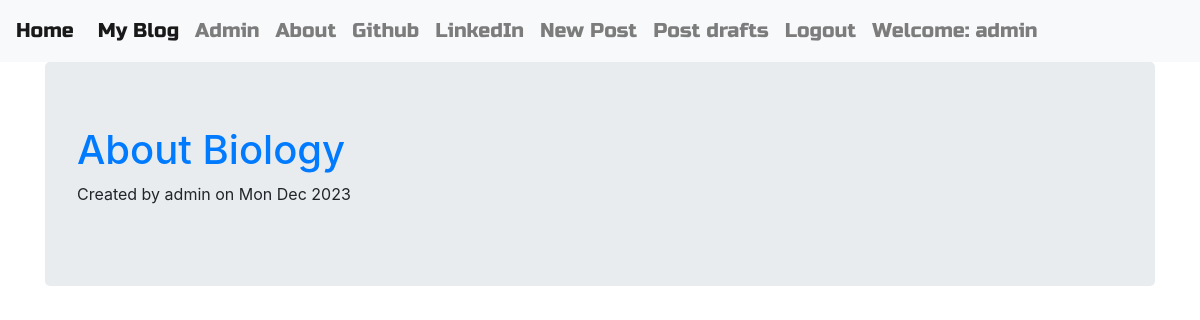
The app's page /draft/ (signed in) with its own data.
### blog/models.py (models this page shows, shortened)
class Post(models.Model):
    author = models.ForeignKey("auth.User", on_delete=models.CASCADE)
    title = models.CharField(max_length=200)
    text = models.TextField()
    create_date = models.DateTimeField(default=timezone.now)
    published_date = models.DateTimeField(blank=True, null=True)

### blog/views.py (the view)
# urls.py: path('draft/', views.DraftListView.as_view(), name='post_draft_list'),
class DraftListView(LoginRequiredMixin, ListView):
    template_name = 'blog/post_draft_list.html'
    login_url = '/login/'
    redirect_field_name ='blog:post_draft_list'
    model = Post
    context_object_name = 'draft_list'
    def get_queryset(self):
        return Post.objects.filter(published_date__isnull=True, author=self.request.user).order_by('-create_date')

### blog/templates/blog/post_draft_list.html
{% extends "blog/base.html" %}
{% block body_block %}
<div class="container">
    <div class="jumbotron">
        <div class="centerstage">
            {% if user.is_authenticated %}
            {% for draft in draft_list %}
            <div class="loader">
                <h1 class="draft-title"><a href={% url "blog:post_detail" pk=draft.pk%}>{{ draft.title }}</a></h1>
                <p class="post-meta">Created by {{ draft.author }} on {{ draft.create_date|date:'D M Y' }}</p>
            </div>
            {% endfor %}
        {% endif %}
        </div>
    </div>
</div>
{% endblock %}

### blog/templates/blog/base.html (shortened to what this page needs)
<!DOCTYPE html>
{% load static %}
<html lang="en" dir="ltr">
  <head>
    <link rel="stylesheet" href="https://stackpath.bootstrapcdn.com/bootstrap/4.3.1/css/bootstrap.min.css">
    <link rel="stylesheet" href="//cdn.jsdelivr.net/npm/medium-editor@latest/dist/css/medium-editor.min.css" type="text/css" media="screen" charset="utf-8">
    <link rel='stylesheet', href={% static 'css/blog.css' %}>
  </head>
  <body class="loader">
    <nav class="navbar navbar-expand-lg navbar-light bg-light">
        <a class="navbar-brand" href={% url "blog:index"%}>Home</a>
        <div class="collapse navbar-collapse" id="navbarNav">
            <ul class="navbar-nav">
                <li class="nav-item active"><a class="nav-link" href={% url "blog:post_list" %}>My Blog<span class="sr-only">(current)</span></a></li>
                <li class="nav-item"><a class="nav-link" href={% url "admin:index" %}>Admin</a></li>
                <li class="nav-item"><a class="nav-link" href={% url "blog:about" %}>About</a></li>
                <li class="nav-item"><a class="nav-link" href='https://www.github.com'>Github</a></li>
                <li class="nav-item"><a class="nav-link" href='https://www.linkedin.com'>LinkedIn</a></li>
                {% if user.is_authenticated %}
                <li><a class="nav-link"href={% url "blog:post_new"%}>New Post</a></li>
                <li class="nav-item">
                    <a class="nav-link"href={% url "blog:post_draft_list"%}>Post drafts</a>
                </li>
                <li class="nav-item">
                    <a class="nav-link" href={% url "blog:logout"%}>Logout</a>
                </li>
                <li class="nav-link">Welcome: {{user.username}}</li>
                {% else %}
                <li class="nav-item ml-auto">
                    <a class="nav-link" href={% url "blog:login" %}>Login</a>
                </li>
                {% endif %}
            </ul>
        </div>
    </nav>
    {% block body_block %}{% endblock %}
</body>
</html>

### blog/static/css/blog.css (style rules this page uses)
.bg-light { font-family: 'Russo One', serif; font-size: 20px; }
.centerstage { margin: auto; }
.loader { filter:hue-rotate(0deg); color:linear-gradient(45deg,#0f8,#08f) !important; animation:hue 10000ms infinite linear; }

### records on screen
Post: title "About Biology", author "admin", create_date "Mon Dec 2023"

### other values on screen
{{ user.username }} "admin"
